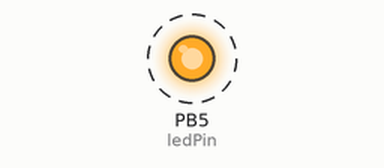
This program was run on a simulated ATmega328P, built with avr-gcc and emulated at 16 MHz. Parts: output pins drawn as LEDs (lit = HIGH). Dashed ring = blinking.

Above: at 0.5 s.
Timing chart, 0 to 3.0 s (numbered marks = the images above):
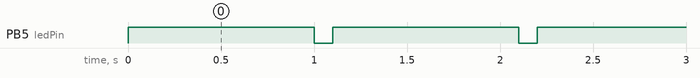

The program:

main.c
```c
/*
* main.c
*
* Created: 14/06/2018
*  Author: Ferdinand Lukasak
*/

#include <avr/io.h>
#include <util/delay.h>


int main(int argc, char *argv[])
{
	int ledPin = 5; // pin 13

	DDRB |= (1 << ledPin); // sets the digital pin as output

	while (1)
	{
		PORTB |= (1 << ledPin); // digitalWrite HIGH
		_delay_ms(1000);

		PORTB &= ~(1 << ledPin); // digitalWrite LOW
		_delay_ms(100);
	}

	return 0;
}
```

Measured:
- by itself, PB5 (ledPin): alternates HIGH for 1.0 s and LOW for 0.10 s
